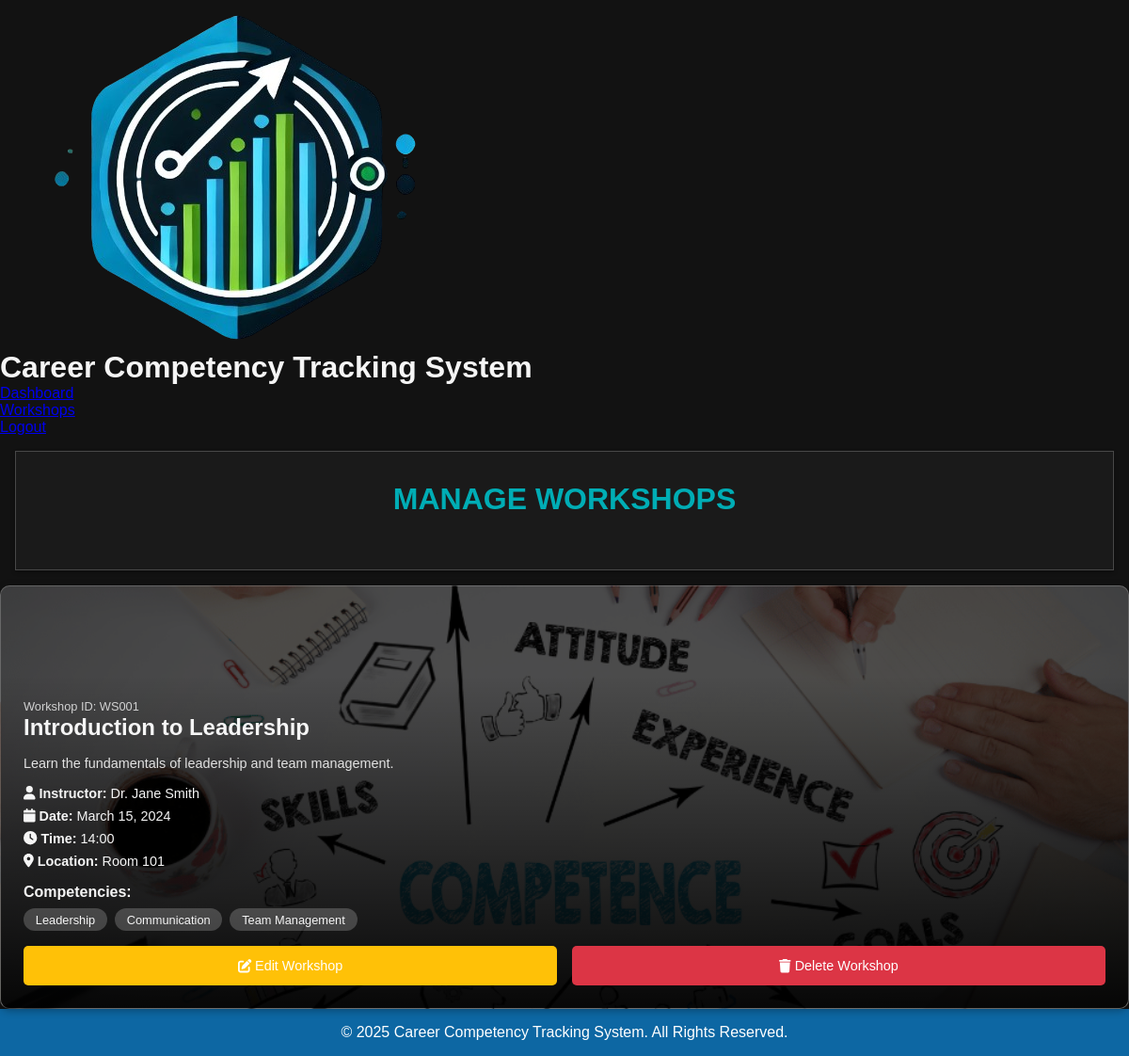
/manage-workshops (signed in), run on an earlier commit of the app's database.
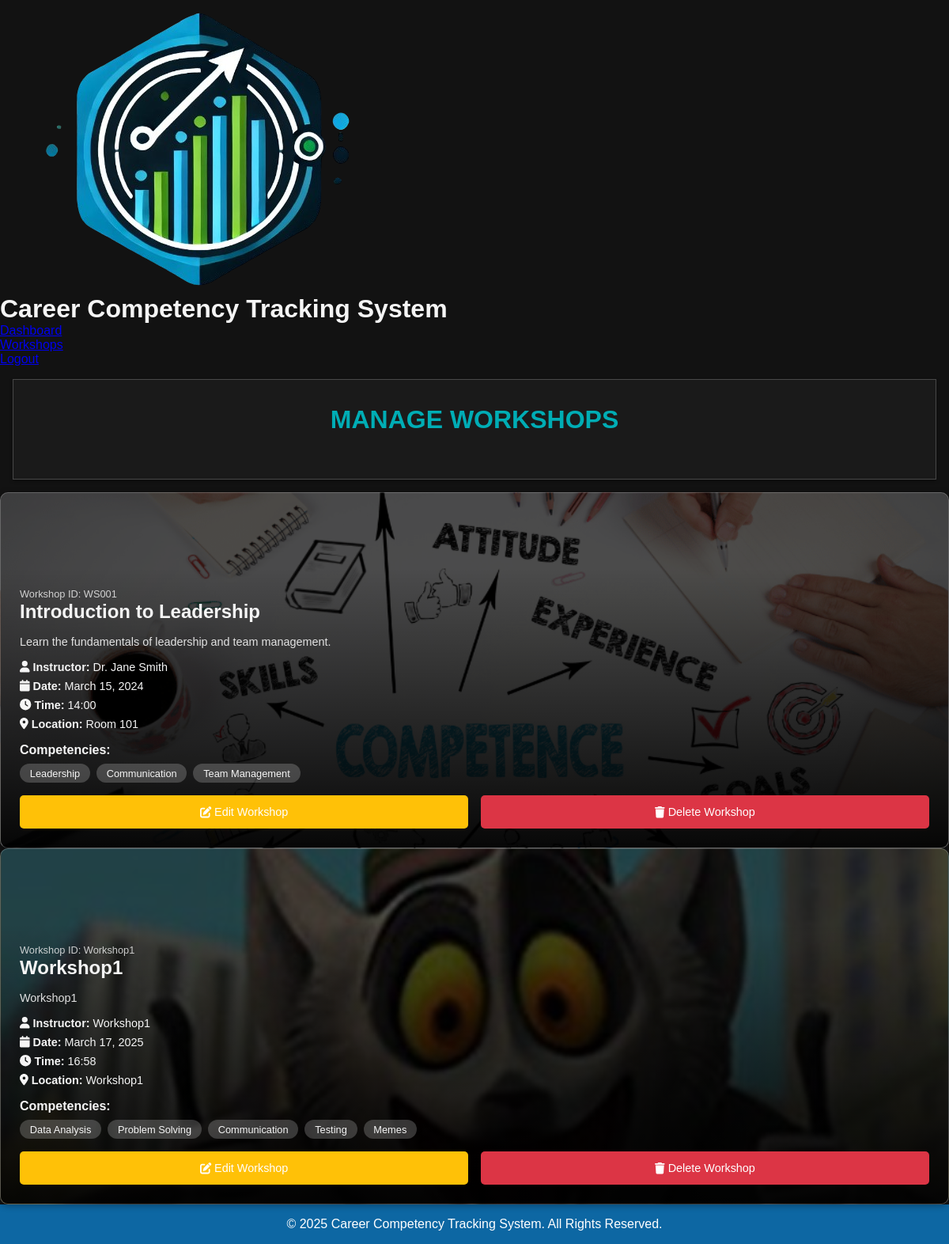
And on a later commit of the database.
### App/models/workshop.py (models this page shows, shortened)
class Workshop(db.Model):
    __tablename__ = 'workshops'
    id = db.Column(db.Integer, primary_key=True)
    workshopID = db.Column(db.String(10), unique=True, nullable=False)
    workshopName = db.Column(db.String(100), nullable=False)
    workshopDescription = db.Column(db.Text)
    workshopDate = db.Column(db.Date, nullable=False)
    workshopTime = db.Column(db.String(10), nullable=False)
    instructor = db.Column(db.String(100))
    location = db.Column(db.String(100))
    image_path = db.Column(db.String(200))
    created_at = db.Column(db.DateTime, default=datetime.utcnow)
    _competencies = db.Column('competencies', db.JSON, default=list)
    enrollments = db.relationship('Enrollment', back_populates='workshop', lazy=True, cascade='all, delete-orphan')
    @property
    def competencies(self):
        try:
            if self._competencies is None:
                self._competencies = []
                flag_modified(self, '_competencies')
                db.session.add(self)
                db.session.commit()
            return self._competencies if isinstance(self._competencies, list) else []
        except Exception as e:
            print(f"Error accessing competencies: {str(e)}")
            return []

### App/views/dashboard.py (the view)
@dashboard_views.route('/manage-workshops')
@login_required
def manage_workshops():
    print("Accessing manage_workshops route")
    print(f"Current user type: {current_user.user_type}")
    if current_user.user_type != 'admin':
        print(f"Access denied for user: {current_user.username}, type: {current_user.user_type}")
        flash('Access denied. Administrators only.', 'error')
        return redirect(url_for('dashboard_views.dashboard'))
    workshops = Workshop.query.all()
    print(f"Found {len(workshops)} workshops")
    return render_template('Html/manageWorkshops.html', workshops=workshops)

### App/models/administrator.py (called while the page is built)
    @property
    def is_authenticated(self):
        return True

### App/templates/Html/manageWorkshops.html (shortened to what this page needs)
<!DOCTYPE html>
<html lang="en">
<head>
    <link rel="stylesheet" href="{{ url_for('static', filename='Css/Layout.css') }}">
    <link rel="stylesheet" href="{{ url_for('static', filename='Css/studentsAvailableWorkshops.css') }}">
    <link rel="stylesheet" href="{{ url_for('static', filename='Css/manageWorkshops.css') }}">
</head>
<body>
    <header>
        <div class="logo">
            <img src="{{ url_for('static', filename='Images/logo.png') }}" alt="Logo">
        </div>
        <h1>Career Competency Tracking System</h1>
        <nav>
            <ul>
                <li><a href="{{ url_for('dashboard_views.dashboard') }}">Dashboard</a></li>
                <li><a href="{{ url_for('dashboard_views.workshops') }}">Workshops</a></li>
                <li><a href="{{ url_for('auth_views.logout_action') }}">Logout</a></li>
            </ul>
        </nav>
    </header>
    <section class="search-section">
        <h2>Manage Workshops</h2>
    </section>
    <section class="workshops-container">
        {% if workshops %}
            {% for workshop in workshops %}
            <div class="workshop-card" {% if workshop.image_path %}style="background-image: linear-gradient(rgba(0, 0, 0, 0.7), rgba(0, 0, 0, 0.7)), url('{{ url_for('static', filename=workshop.image_path) }}');"{% endif %}>
                <div class="workshop-content">
                    <span class="workshop-id">Workshop ID: {{ workshop.workshopID }}</span>
                    <h3>{{ workshop.workshopName }}</h3>
                    <p class="workshop-description">{{ workshop.workshopDescription }}</p>
                    <div class="workshop-details">
                        <p><i class="fas fa-user"></i> <strong>Instructor:</strong> {{ workshop.instructor }}</p>
                        <p><i class="fas fa-calendar"></i> <strong>Date:</strong> {{ workshop.workshopDate.strftime('%B %d, %Y') }}</p>
                        <p><i class="fas fa-clock"></i> <strong>Time:</strong> {{ workshop.workshopTime }}</p>
                        <p><i class="fas fa-location-dot"></i> <strong>Location:</strong> {{ workshop.location }}</p>
                    </div>
                    {% if workshop.competencies %}
                    <div class="competencies">
                        <h4>Competencies:</h4>
                        <div class="tags">
                            {% for competency in workshop.competencies %}
                            <span class="tag">{{ competency }}</span>
                            {% endfor %}
                        </div>
                    </div>
                    {% endif %}
                    <div class="workshop-actions">
                        <a href="{{ url_for('dashboard_views.edit_workshop', workshop_id=workshop.id) }}" class="edit-btn">
                            <i class="fas fa-edit"></i> Edit Workshop
                        </a>
                        <button onclick="deleteWorkshop('{{ workshop.id }}')" class="delete-btn">
                            <i class="fas fa-trash"></i> Delete Workshop
                        </button>
                    </div>
                </div>
            </div>
            {% endfor %}
        {% else %}
            <p class="no-workshops">No workshops available.</p>
        {% endif %}
    </section>
    <footer>
        <p>&copy; 2025 Career Competency Tracking System. All Rights Reserved.</p>
    </footer>
</body>
</html>

### App/static/Css/Layout.css (style rules this page uses)
:root { --color-lightest: #f9f6ed; --color-light: #c9c1b5; --color-medium: #3f3b37; --color-dark: #272522; --color-primary: #0072c6; }
* { margin: 0; padding: 0; box-sizing: border-box; font-family: 'Poppins', sans-serif; }
body { display: flex; flex-direction: column; height: 100vh; background-color: var(--color-lightest); }

### App/static/Css/studentsAvailableWorkshops.css (style rules this page uses)
* { margin: 0; padding: 0; box-sizing: border-box; }
body { font-family: 'Poppins', sans-serif; background-color: #121212; color: #f5f5f5; min-height: 100vh; display: flex; flex-direction: column; }
.search-section { background: rgba(30, 30, 30, 0.7); padding: 2rem; text-align: center; box-shadow: 0 2px 4px rgba(0, 0, 0, 0.3); backdrop-filter: blur(8px); border: 1px solid rgba(255, 255, 255, 0.2); margin: 1rem; }
.search-section h2 { color: #00adb5; margin-bottom: 1.5rem; font-size: 2rem; font-weight: 700; text-transform: uppercase; }
footer { background: #0d67a3; color: white; text-align: center; padding: 1rem; margin-top: auto; }

### App/static/Css/manageWorkshops.css (style rules this page uses)
.workshop-actions { display: flex; gap: 1rem; margin-top: 1rem; }
.edit-btn, .delete-btn { flex: 1; padding: 0.8rem; border: none; border-radius: 5px; color: white; text-decoration: none; text-align: center; font-size: 0.9rem; cursor: pointer; transition: background-color 0.3s; }
.edit-btn { background: #ffc107; }
.delete-btn { background: #dc3545; }
.workshop-id { font-size: 0.8rem; opacity: 0.8; margin-bottom: 0.5rem; }

What changed in the data, as far as the page shows it:
added Workshop: image_path (picture), workshopID "Workshop1", workshopName "Workshop1", workshopDescription "Workshop1", instructor "Workshop1", workshopDate "March 17, 2025", workshopTime "16:58", location "Workshop1", competencies "Data Analysis" "Problem Solving" "Communication" "Testing" "Memes"
